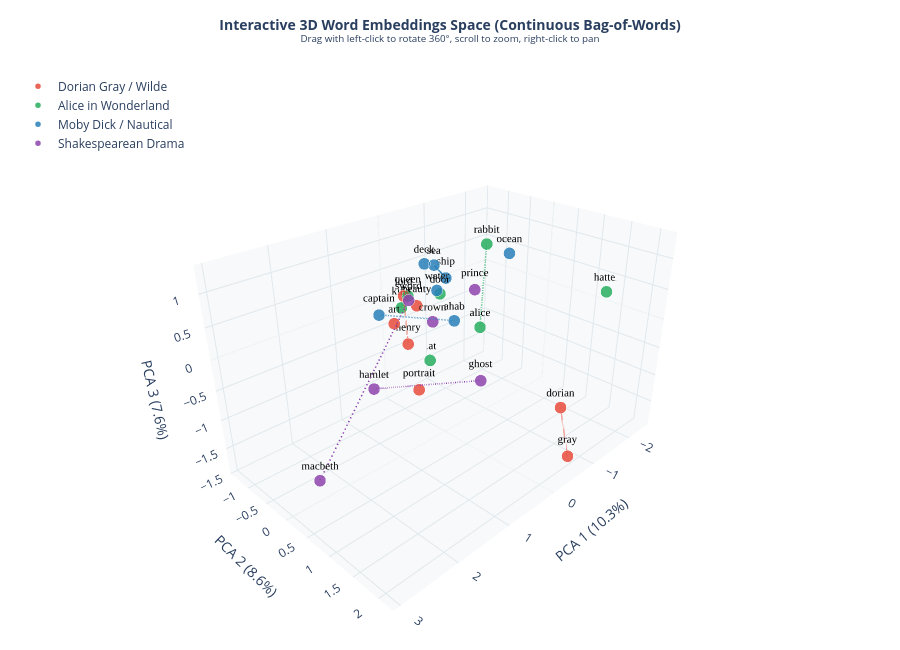

The notebook cell saved with this chart:
### Markdown cell above
## 4. Live Rotatable 3D Pointplot (Plotly WebGL)

Interactive 3D embedding space rendered using Plotly. You can rotate 360° with mouse click-and-drag, zoom with the scroll wheel, and hover over individual points for details.

### Code cell
clusters_3d = {
    "Dorian Gray / Wilde": {
        "words": ["dorian", "gray", "lord", "henry", "art", "beauty", "portrait"],
        "color": "#e74c3c",
    },
    "Alice in Wonderland": {
        "words": ["alice", "rabbit", "queen", "king", "cat", "hatter", "door"],
        "color": "#27ae60",
    },
    "Moby Dick / Nautical": {
        "words": ["sea", "ship", "ocean", "water", "ahab", "captain", "deck"],
        "color": "#2980b9",
    },
    "Shakespearean Drama": {
        "words": ["hamlet", "macbeth", "prince", "ghost", "sword", "crown", "lord"],
        "color": "#8e44ad",
    },
}

all_words = []
cluster_names = []
colors = []

for cname, cinfo in clusters_3d.items():
    for w in cinfo["words"]:
        if w in bow_model.dataset.stoi and w not in all_words:
            all_words.append(w)
            cluster_names.append(cname)
            colors.append(cinfo["color"])

word_vectors = np.array([bow_model.get_embedding(w) for w in all_words])
pca_3d = PCA(n_components=3, random_state=42)
coords_3d = pca_3d.fit_transform(word_vectors)
var_ratio_3d = pca_3d.explained_variance_ratio_
print(f"3D PCA Explained Variance: {var_ratio_3d[0]:.2%}, {var_ratio_3d[1]:.2%}, {var_ratio_3d[2]:.2%} (Total: {var_ratio_3d.sum():.2%})")

fig = go.Figure()
for cname, cinfo in clusters_3d.items():
    mask = [i for i, c in enumerate(cluster_names) if c == cname]
    if not mask:
        continue
    fig.add_trace(go.Scatter3d(
        x=coords_3d[mask, 0],
        y=coords_3d[mask, 1],
        z=coords_3d[mask, 2],
        mode="markers+text",
        name=cname,
        text=[all_words[i] for i in mask],
        textposition="top center",
        textfont=dict(size=11, color="black", family="Arial Black"),
        marker=dict(
            size=7,
            color=cinfo["color"],
            opacity=0.85,
            line=dict(color="white", width=1.5),
        ),
        hovertemplate="<b>%{text}</b><br>Cluster: " + cname + "<br>PCA 1: %{x:.3f}<br>PCA 2: %{y:.3f}<br>PCA 3: %{z:.3f}<extra></extra>",
    ))

connected_pairs = [
    ("dorian", "gray", "#e74c3c"),
    ("lord", "henry", "#e74c3c"),
    ("alice", "rabbit", "#27ae60"),
    ("king", "queen", "#27ae60"),
    ("captain", "ahab", "#2980b9"),
    ("sea", "ship", "#2980b9"),
    ("hamlet", "ghost", "#8e44ad"),
    ("macbeth", "sword", "#8e44ad"),
]

for w1, w2, col in connected_pairs:
    if w1 in all_words and w2 in all_words:
        idx1, idx2 = all_words.index(w1), all_words.index(w2)
        fig.add_trace(go.Scatter3d(
            x=[coords_3d[idx1, 0], coords_3d[idx2, 0]],
            y=[coords_3d[idx1, 1], coords_3d[idx2, 1]],
            z=[coords_3d[idx1, 2], coords_3d[idx2, 2]],
            mode="lines",
            line=dict(color=col, width=3, dash="dash"),
            hoverinfo="none",
            showlegend=False,
        ))

fig.update_layout(
    title=dict(
        text="<b>Interactive 3D Word Embeddings Space (Continuous Bag-of-Words)</b><br><sup>Drag with left-click to rotate 360°, scroll to zoom, right-click to pan</sup>",
        x=0.5,
        font=dict(size=14),
    ),
    scene=dict(
        xaxis=dict(title=f"PCA 1 ({var_ratio_3d[0]:.1%})", backgroundcolor="#f7f9fa", gridcolor="#e1e8ed"),
        yaxis=dict(title=f"PCA 2 ({var_ratio_3d[1]:.1%})", backgroundcolor="#f7f9fa", gridcolor="#e1e8ed"),
        zaxis=dict(title=f"PCA 3 ({var_ratio_3d[2]:.1%})", backgroundcolor="#f7f9fa", gridcolor="#e1e8ed"),
        camera=dict(eye=dict(x=1.6, y=1.6, z=1.2)),
    ),
    width=900,
    height=650,
    margin=dict(l=0, r=0, b=0, t=60),
    legend=dict(x=0.02, y=0.98, bgcolor="rgba(255, 255, 255, 0.8)"),
)
fig.show()

### Figure 1 — Plotly figure (JSON) as saved in the notebook; plotly's stock layout.template omitted (floating-point values rounded to 4 significant figures)
{"data": [{"hovertemplate": "<b>%{text}</b><br>Cluster: Dorian Gray / Wilde<br>PCA 1: %{x:.3f}<br>PCA 2: %{y:.3f}<br>PCA 3: %{z:.3f}<extra></extra>", "marker": {"color": "#e74c3c", "line": {"color": "white", "width": 1.5}, "opacity": 0.85, "size": 7}, "mode": "markers+text", "name": "Dorian Gray / Wilde", "text": ["dorian", "gray", "lord", "henry", "art", "beauty", "portrait"], "textfont": {"color": "black", "family": "Arial Black", "size": 11}, "textposition": "top center", "type": "scatter3d", "x": [-0.6639, -0.4273, 0.4384, 0.142, 0.5112, -0.2306, -0.5007], "y": [1.796, 2.158, -0.4391, -0.7061, -0.5965, -0.8918, -1.18], "z": [-0.987, -1.574, 0.4879, -0.5284, -0.002056, -0.02439, -1.859]}, {"hovertemplate": "<b>%{text}</b><br>Cluster: Alice in Wonderland<br>PCA 1: %{x:.3f}<br>PCA 2: %{y:.3f}<br>PCA 3: %{z:.3f}<extra></extra>", "marker": {"color": "#27ae60", "line": {"color": "white", "width": 1.5}, "opacity": 0.85, "size": 7}, "mode": "markers+text", "name": "Alice in Wonderland", "text": ["alice", "rabbit", "queen", "king", "cat", "hatter", "door"], "textfont": {"color": "black", "family": "Arial Black", "size": 11}, "textposition": "top center", "type": "scatter3d", "x": [-0.7636, -1.822, -0.1947, 0.1712, -0.9803, -2.406, 0.2267], "y": [0.0346, -0.8158, -1.061, -0.8118, -1.39, 1.289, 0.1293], "z": [-0.2819, 0.661, 0.1068, 0.08867, -1.519, 0.2236, 0.6298]}, {"hovertemplate": "<b>%{text}</b><br>Cluster: Moby Dick / Nautical<br>PCA 1: %{x:.3f}<br>PCA 2: %{y:.3f}<br>PCA 3: %{z:.3f}<extra></extra>", "marker": {"color": "#2980b9", "line": {"color": "white", "width": 1.5}, "opacity": 0.85, "size": 7}, "mode": "markers+text", "name": "Moby Dick / Nautical", "text": ["sea", "ship", "ocean", "water", "ahab", "captain", "deck"], "textfont": {"color": "black", "family": "Arial Black", "size": 11}, "textposition": "top center", "type": "scatter3d", "x": [0.3563, -0.008217, -0.3549, 0.4008, -0.05033, 0.9597, 0.5182], "y": [0.146, 0.01439, 0.9324, 0.2462, 0.1521, -0.3995, 0.1177], "z": [1.116, 0.7791, 1.31, 0.7706, 0.1098, 0.3541, 1.17]}, {"hovertemplate": "<b>%{text}</b><br>Cluster: Shakespearean Drama<br>PCA 1: %{x:.3f}<br>PCA 2: %{y:.3f}<br>PCA 3: %{z:.3f}<extra></extra>", "marker": {"color": "#8e44ad", "line": {"color": "white", "width": 1.5}, "opacity": 0.85, "size": 7}, "mode": "markers+text", "name": "Shakespearean Drama", "text": ["hamlet", "macbeth", "prince", "ghost", "sword", "crown"], "textfont": {"color": "black", "family": "Arial Black", "size": 11}, "textposition": "top center", "type": "scatter3d", "x": [1.129, 2.948, -0.7188, 0.6599, 0.7357, -0.07592], "y": [-0.4007, 0.7077, -0.05511, 1.365, 0.009581, -0.352], "z": [-0.8331, -0.9677, 0.3623, -0.1564, 0.646, -0.08348]}, {"hoverinfo": "none", "line": {"color": "#e74c3c", "dash": "dash", "width": 3}, "mode": "lines", "showlegend": false, "type": "scatter3d", "x": [-0.6639, -0.4273], "y": [1.796, 2.158], "z": [-0.987, -1.574]}, {"hoverinfo": "none", "line": {"color": "#e74c3c", "dash": "dash", "width": 3}, "mode": "lines", "showlegend": false, "type": "scatter3d", "x": [0.4384, 0.142], "y": [-0.4391, -0.7061], "z": [0.4879, -0.5284]}, {"hoverinfo": "none", "line": {"color": "#27ae60", "dash": "dash", "width": 3}, "mode": "lines", "showlegend": false, "type": "scatter3d", "x": [-0.7636, -1.822], "y": [0.0346, -0.8158], "z": [-0.2819, 0.661]}, {"hoverinfo": "none", "line": {"color": "#27ae60", "dash": "dash", "width": 3}, "mode": "lines", "showlegend": false, "type": "scatter3d", "x": [0.1712, -0.1947], "y": [-0.8118, -1.061], "z": [0.08867, 0.1068]}, {"hoverinfo": "none", "line": {"color": "#2980b9", "dash": "dash", "width": 3}, "mode": "lines", "showlegend": false, "type": "scatter3d", "x": [0.9597, -0.05033], "y": [-0.3995, 0.1521], "z": [0.3541, 0.1098]}, {"hoverinfo": "none", "line": {"color": "#2980b9", "dash": "dash", "width": 3}, "mode": "lines", "showlegend": false, "type": "scatter3d", "x": [0.3563, -0.008217], "y": [0.146, 0.01439], "z": [1.116, 0.7791]}, {"hoverinfo": "none", "line": {"color": "#8e44ad", "dash": "dash", "width": 3}, "mode": "lines", "showlegend": false, "type": "scatter3d", "x": [1.129, 0.6599], "y": [-0.4007, 1.365], "z": [-0.8331, -0.1564]}, {"hoverinfo": "none", "line": {"color": "#8e44ad", "dash": "dash", "width": 3}, "mode": "lines", "showlegend": false, "type": "scatter3d", "x": [2.948, 0.7357], "y": [0.7077, 0.009581], "z": [-0.9677, 0.646]}], "layout": {"height": 650, "legend": {"bgcolor": "rgba(255, 255, 255, 0.8)", "x": 0.02, "y": 0.98}, "margin": {"b": 0, "l": 0, "r": 0, "t": 60}, "scene": {"camera": {"eye": {"x": 1.6, "y": 1.6, "z": 1.2}}, "xaxis": {"backgroundcolor": "#f7f9fa", "gridcolor": "#e1e8ed", "title": {"text": "PCA 1 (10.3%)"}}, "yaxis": {"backgroundcolor": "#f7f9fa", "gridcolor": "#e1e8ed", "title": {"text": "PCA 2 (8.6%)"}}, "zaxis": {"backgroundcolor": "#f7f9fa", "gridcolor": "#e1e8ed", "title": {"text": "PCA 3 (7.6%)"}}}, "title": {"font": {"size": 14}, "text": "<b>Interactive 3D Word Embeddings Space (Continuous Bag-of-Words)</b><br><sup>Drag with left-click to rotate 360°, scroll to zoom, right-click to pan</sup>", "x": 0.5}, "width": 900}}
